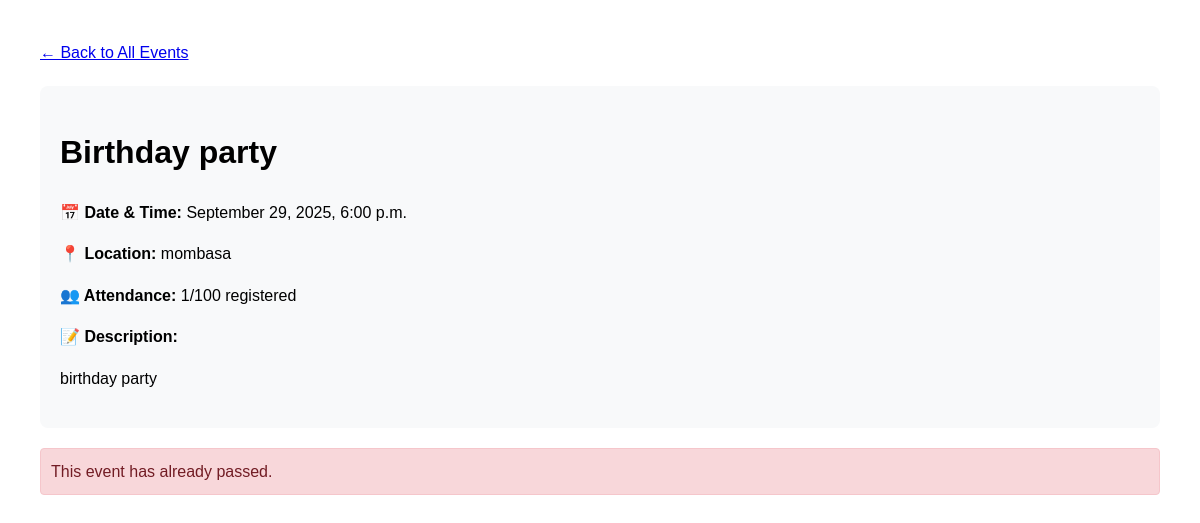
The page /event/1/ on the database its author committed.
### events/models.py (models this page shows, shortened)
class Event(models.Model):
    title = models.CharField(max_length=200)
    description = models.TextField()
    date = models.DateTimeField()
    location = models.CharField(max_length=200)
    max_attendees = models.PositiveIntegerField(default=100)
    created_at = models.DateTimeField(auto_now_add=True)
    @property
    def is_upcoming(self):
        return self.date > timezone.now()
    @property
    def registered_count(self):
        return self.registrations.count()

### events/views.py (the view)
# urls.py: path('event/<int:event_id>/', views.event_detail, name='event_detail'),
def event_detail(request, event_id):
    event = get_object_or_404(Event, id=event_id)
    return render(request, 'events/event_detail.html', {'event': event})

### events/templates/events/event_detail.html (shortened to what this page needs)
<!DOCTYPE html>
<html>
<head>
</head>
<body>
    <a href="{% url 'home' %}">← Back to All Events</a>
    <div class="event-details">
        <h1>{{ event.title }}</h1>
        <p><strong>📅 Date & Time:</strong> {{ event.date|date:"F j, Y, g:i a" }}</p>
        <p><strong>📍 Location:</strong> {{ event.location }}</p>
        <p><strong>👥 Attendance:</strong> {{ event.registered_count }}/{{ event.max_attendees }} registered</p>
        <p><strong>📝 Description:</strong></p>
        <p>{{ event.description|linebreaks }}</p>
    </div>
    {% if event.is_upcoming and event.registered_count < event.max_attendees %}
    <div class="registration-form">
        <h2>Register for this Event</h2>
        <form id="registrationForm">
            {% csrf_token %}
            <div class="form-group">
                <label for="name">Full Name:</label>
                <input type="text" id="name" name="name" required>
            </div>
            <div class="form-group">
                <label for="email">Email Address:</label>
                <input type="email" id="email" name="email" required>
            </div>
            <button type="submit">Register Now</button>
        </form>
        <div id="message"></div>
    </div>
    {% elif not event.is_upcoming %}
    <div class="message error">
        This event has already passed.
    </div>
    {% else %}
    <div class="message error">
        This event is full. Registration is closed.
    </div>
    {% endif %}
</body>
</html>

### events/templates/events/event_detail.html (style rules this page uses)
body { font-family: Arial, sans-serif; margin: 40px; line-height: 1.6; }
.event-details { background: #f8f9fa; padding: 20px; border-radius: 8px; margin: 20px 0; }
.message { padding: 10px; margin: 10px 0; border-radius: 4px; }
.error { background: #f8d7da; color: #721c24; border: 1px solid #f5c6cb; }

### rows shown on the page
Event: title "Birthday party", date "September 29, 2025, 6:00 p.m.", location "mombasa", registered_count "1", max_attendees "100", description "birthday party"
